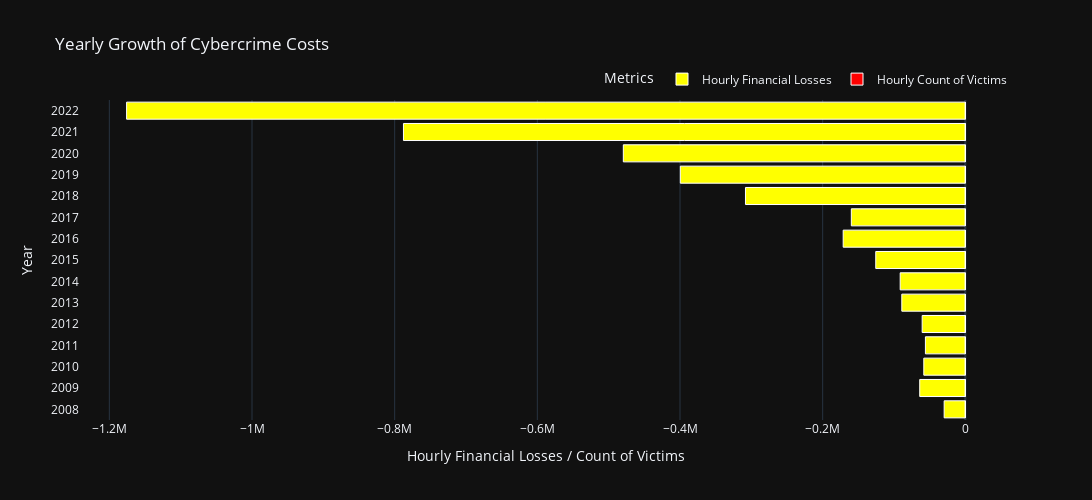

This figure's notebook cell:
### Code cell
import pandas as pd
import plotly.graph_objects as go

df = pd.read_csv("cybercrime_costs.csv")

# Filter the DataFrame to only include years from 2008 onwards
df_filtered = df[df['Year'] >= 2008]

fig5 = go.Figure()

fig5.add_trace(go.Bar(
    y=df_filtered['Year'].astype(str),
    x=-df_filtered['Hourly Financial Losses'],
    name='Hourly Financial Losses',
    marker_color='yellow',
    orientation='h',
    hovertemplate='%{x:,.0f} losses',
    marker=dict(line=dict(width=1, color='white')),
))

fig5.add_trace(go.Bar(
    y=df_filtered['Year'].astype(str),
    x=df_filtered['Hourly Count of Victims'],
    name='Hourly Count of Victims',
    marker_color='red',
    orientation='h',
    hovertemplate='%{x} victims',
    marker=dict(line=dict(width=1, color='white')),
))

fig5.update_layout(
    title='Yearly Growth of Cybercrime Costs',
    barmode='overlay',
    xaxis_title='Hourly Financial Losses / Count of Victims',
    yaxis_title='Year',
    xaxis=dict(showgrid=True),
    yaxis=dict(autorange="reversed"),  # Automatically reverse the order of years
    template='plotly_dark',
    hovermode='y',
    width=1250,
    height=500,
    legend=dict(title_text='Metrics', orientation='h', yanchor='bottom', y=1.02, xanchor='right', x=1),
)

fig5.show()

### Figure 1 — Plotly figure (JSON) as saved in the notebook; plotly's stock layout.template omitted (floating-point values rounded to 4 significant figures)
{"data": [{"hovertemplate": "%{x:,.0f} losses", "marker": {"color": "yellow", "line": {"color": "white", "width": 1}}, "name": "Hourly Financial Losses", "orientation": "h", "type": "bar", "x": [-1175799, -787671, -479452, -399543, -308219, -159817, -171233, -125571, -91324, -89041, -60502, -55936, -58219, -63927, -29680], "y": ["2022", "2021", "2020", "2019", "2018", "2017", "2016", "2015", "2014", "2013", "2012", "2011", "2010", "2009", "2008"]}, {"hovertemplate": "%{x} victims", "marker": {"color": "red", "line": {"color": "white", "width": 1}}, "name": "Hourly Count of Victims", "orientation": "h", "type": "bar", "x": [105, 97, 90, 53, 40, 34, 34, 33, 31, 30, 33, 36, 35, 38, 31], "y": ["2022", "2021", "2020", "2019", "2018", "2017", "2016", "2015", "2014", "2013", "2012", "2011", "2010", "2009", "2008"]}], "layout": {"barmode": "overlay", "height": 500, "hovermode": "y", "legend": {"orientation": "h", "title": {"text": "Metrics"}, "x": 1, "xanchor": "right", "y": 1.02, "yanchor": "bottom"}, "title": {"text": "Yearly Growth of Cybercrime Costs"}, "width": 1250, "xaxis": {"showgrid": true, "title": {"text": "Hourly Financial Losses / Count of Victims"}}, "yaxis": {"autorange": "reversed", "title": {"text": "Year"}}}}
